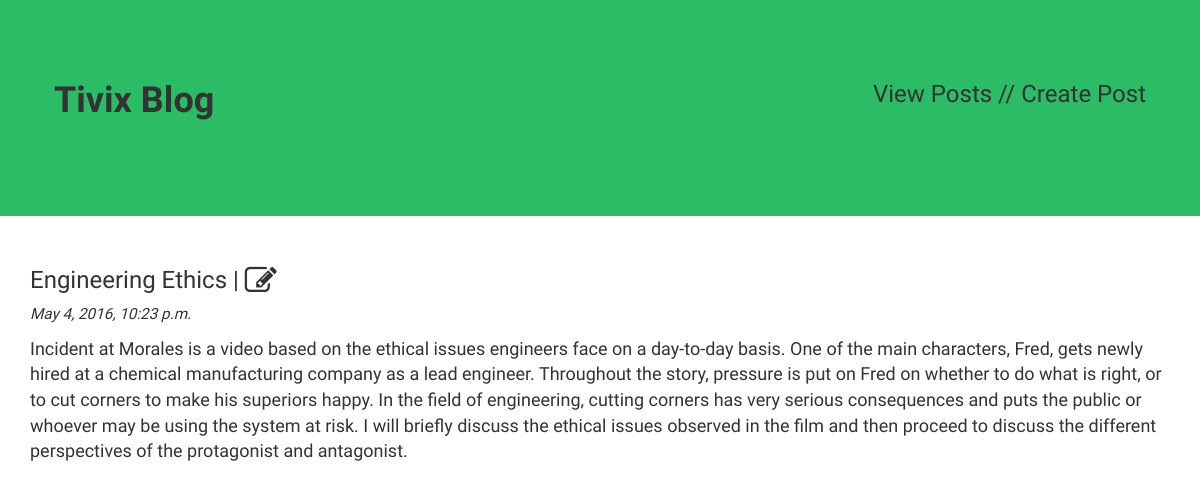
Page /blog/engineering-ethics on the committed database.
### blog/models.py (models this page shows, shortened)
class Post(models.Model):
    title = models.CharField(max_length=200)
    body = models.TextField()
    slug = models.SlugField(max_length=200, unique=True)
    created = models.DateTimeField(auto_now_add=True)  # update on 1st save
    modified = models.DateTimeField(auto_now=True)  # update time stamp
    def save(self, *args, **kwargs):
        if not self.id:
            self.slug = slugify(self.title)
        super(Post, self).save(*args, **kwargs)
    class Meta:
        verbose_name = "Post Entry"
        verbose_name_plural = "Post Entries"
        ordering = ["-created"]

### blog/views.py (the view)
# urls.py: url(r'^blog/(?P<slug>\S+)$', views.BlogDetailView.as_view(), name='post_detail'),
class BlogDetailView(DetailView):
    template_name = 'post_detail.html'
    model = Post

### templates/post_detail.html
{% extends 'base.html' %}
{% block content %}
<h3>{{ object.title }} | <a href="{% url 'update_post' slug=object.slug %}" class="fa fa-pencil-square-o fa-lg"></a></h3>
<div class="small"><em>{{ object.created }}</em></div>
<p>
    {{ object.body | linebreaks }}
</p>
{% endblock %}

### static/css/blog.css (style rules this page uses)
h1, .h1, h2, h3, .h3, h4, h5, h6 { margin-top: 0; }
body { font-family: 'Raleway', sans-serif; font-size: 18px; line-height: 1.42857143; color: #333; }
a { color: #333; }

### rows in the picture
Post: title "Engineering Ethics", created "May 4, 2016, 10:23 p.m.", body "Incident at Morales is a video based on the ethical issues engineers face on a day-to-day basis. One of the main characters, Fred, gets newly hired at a chemical manufacturing company as a lead engineer. Throughout the story, pressure is put on Fred on whether to do what is right, or to cut corners to make his superiors happy. In the field of engineering, cutting corners has very serious consequences and puts the public or whoever may be using the system at risk. I will briefly discuss the ethical issues observed in the film and then proceed to discuss the different perspectives of the protagonist and antagonist."
